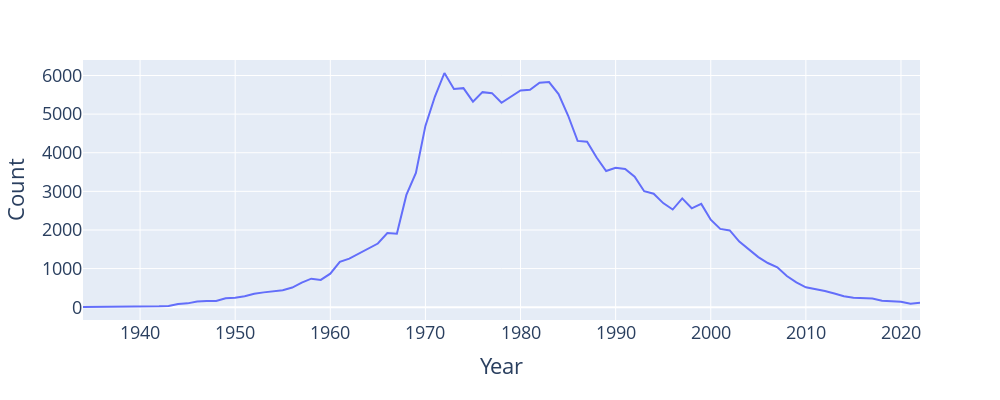

Write notebook code for a chart like this one.
### Code cell
# Đoạn code sau được cung cấp sẵn để minh họa bài toán.
# Plot sự thay đổi của 'Jennifer' theo năm
fig = px.line(f_babynames[f_babynames["Name"] == "Jennifer"],
              x = "Year", y = "Count")
fig.update_layout(font_size = 18, 
                  autosize=False, 
                  width=1000, 
                  height=400)

### Figure 1 — Plotly figure (JSON) as saved in the notebook; plotly's stock layout.template omitted (floating-point values rounded to 4 significant figures)
{"data": [{"hovertemplate": "Year=%{x}<br>Count=%{y}<extra></extra>", "legendgroup": "", "line": {"color": "#636efa", "dash": "solid"}, "marker": {"symbol": "circle"}, "mode": "lines", "name": "", "orientation": "v", "showlegend": false, "type": "scatter", "x": [1934, 1938, 1939, 1940, 1941, 1942, 1943, 1944, 1945, 1946, 1947, 1948, 1949, 1950, 1951, 1952, 1953, 1954, 1955, 1956, 1957, 1958, 1959, 1960, 1961, 1962, 1963, 1964, 1965, 1966, 1967, 1968, 1969, 1970, 1971, 1972, 1973, 1974, 1975, 1976, 1977, 1978, 1979, 1980, 1981, 1982, 1983, 1984, 1985, 1986, 1987, 1988, 1989, 1990, 1991, 1992, 1993, 1994, 1995, 1996, 1997, 1998, 1999, 2000, 2001, 2002, 2003, 2004, 2005, 2006, 2007, 2008, 2009, 2010, 2011, 2012, 2013, 2014, 2015, 2016, 2017, 2018, 2019, 2020, 2021, 2022], "xaxis": "x", "y": [5, 5, 6, 13, 24, 22, 30, 80, 99, 147, 163, 159, 233, 247, 284, 350, 384, 412, 440, 509, 635, 739, 707, 869, 1174, 1257, 1386, 1516, 1649, 1919, 1902, 2907, 3477, 4695, 5456, 6065, 5649, 5673, 5323, 5569, 5543, 5295, 5462, 5612, 5628, 5813, 5830, 5520, 4964, 4306, 4285, 3875, 3528, 3612, 3579, 3382, 3004, 2940, 2696, 2529, 2817, 2561, 2675, 2265, 2027, 1987, 1699, 1485, 1297, 1144, 1035, 808, 641, 515, 474, 421, 354, 286, 243, 239, 226, 167, 145, 141, 91, 114], "yaxis": "y"}], "layout": {"autosize": false, "font": {"size": 18}, "height": 400, "legend": {"tracegroupgap": 0}, "margin": {"t": 60}, "width": 1000, "xaxis": {"anchor": "y", "domain": [0, 1], "title": {"text": "Year"}}, "yaxis": {"anchor": "x", "domain": [0, 1], "title": {"text": "Count"}}}}
